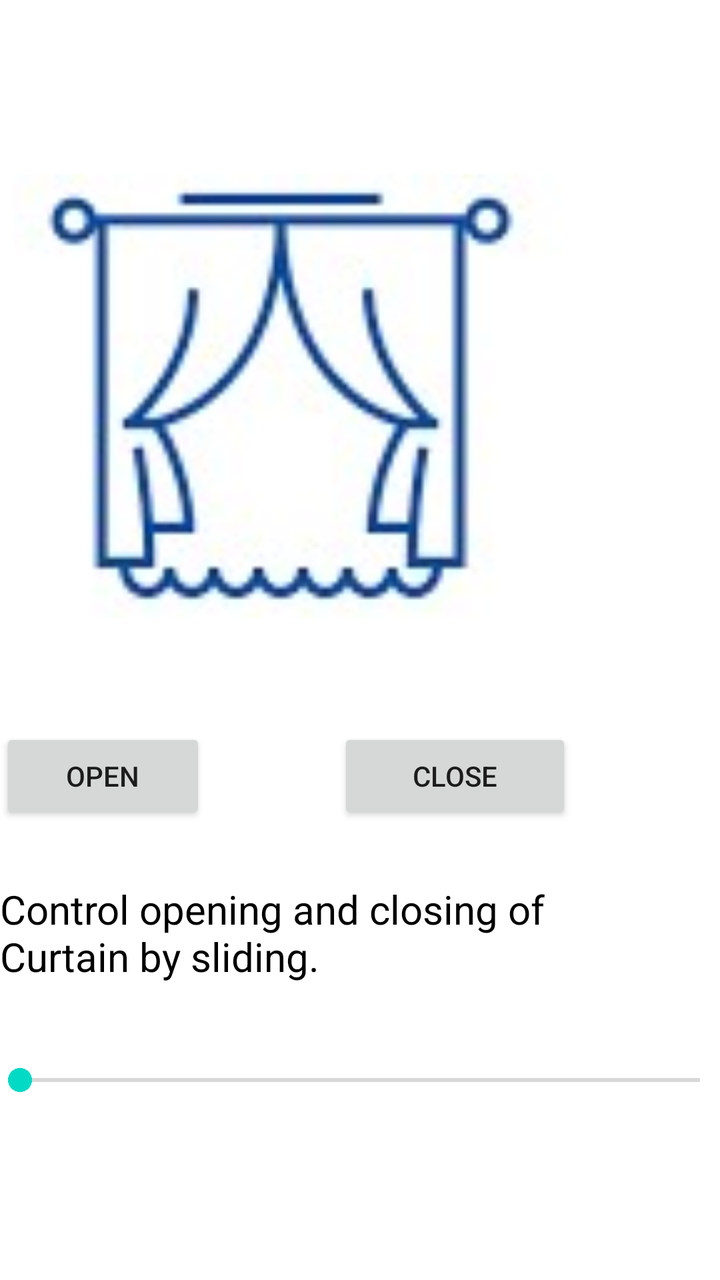
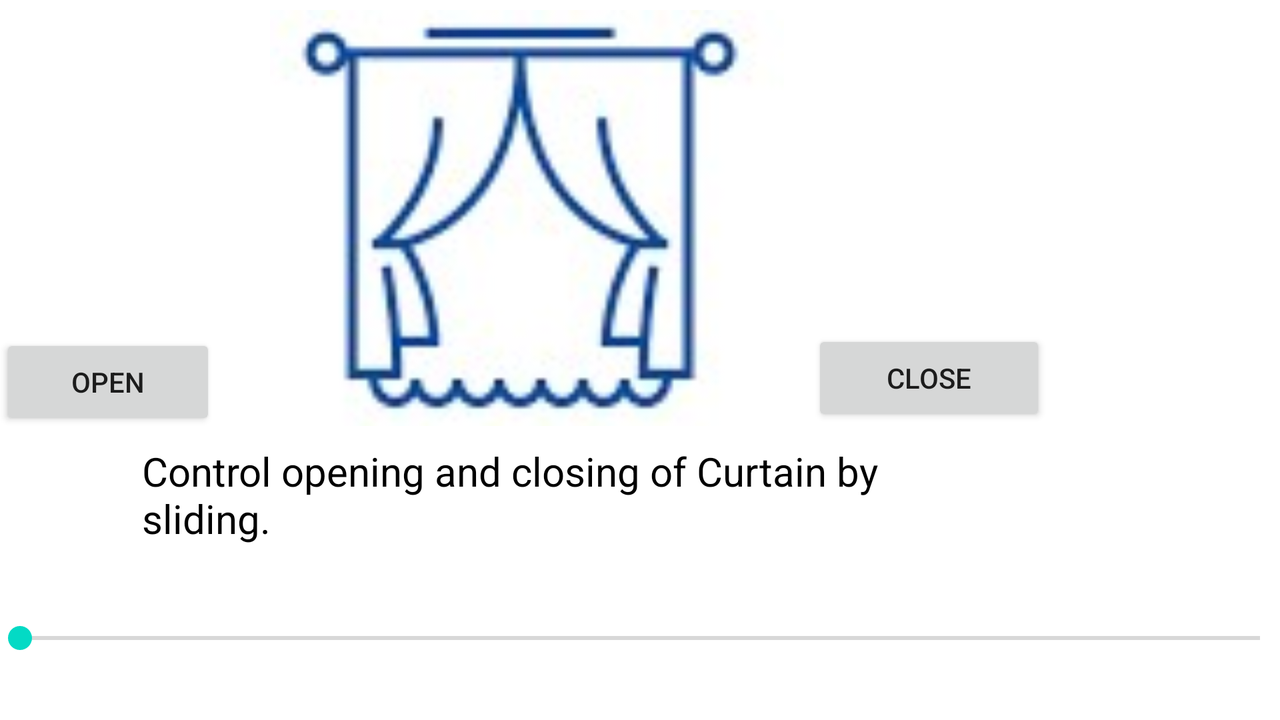

The same Android screen from two of the app's own layout files: first res/layout/ as a phone draws it, then the author's variant for another configuration, drawn on a device whose configuration selects that folder. Both files follow.
<!-- AndroidManifest.xml: application theme Theme.OneHome -->
<!-- res/layout/fragment_curtain.xml -->
<?xml version="1.0" encoding="utf-8"?>
<RelativeLayout xmlns:android="http://schemas.android.com/apk/res/android"
    xmlns:app="http://schemas.android.com/apk/res-auto"
    xmlns:tools="http://schemas.android.com/tools"
    android:layout_width="match_parent" android:layout_height="match_parent"
    android:background="@color/lightblue"
    >




    <TextView
        android:layout_width="wrap_content"
        android:layout_height="60dp"
        android:layout_alignParentStart="true"
        android:layout_alignParentTop="true"
        android:layout_alignParentEnd="true"
        android:layout_alignParentBottom="true"
        android:layout_marginStart="77dp"
        android:layout_marginTop="88dp"
        android:layout_marginEnd="100dp"
        android:layout_marginBottom="581dp"
        android:text="Curtain Fragment"
        android:textColor="@color/purple_700"
        android:textSize="30dp"></TextView>

    <Button
        android:id="@+id/OpenButton"
        android:layout_width="117dp"
        android:layout_height="wrap_content"
        android:layout_alignParentEnd="true"
        android:layout_alignParentBottom="true"
        android:layout_marginEnd="257dp"
        android:layout_marginBottom="228dp"
        android:text="@string/OpenButton" />


    <Button
        android:id="@+id/CloseButton"
        android:layout_width="117dp"
        android:layout_height="wrap_content"
        android:layout_alignParentEnd="true"
        android:layout_alignParentBottom="true"
        android:layout_marginEnd="74dp"
        android:layout_marginBottom="228dp"
        android:text="@string/CloseButton" />

    <ImageView
        android:id="@+id/imageView2"
        android:layout_width="274dp"
        android:layout_height="282dp"
        android:layout_alignParentEnd="true"
        android:layout_alignParentBottom="true"
        android:layout_marginEnd="79dp"
        android:layout_marginBottom="301dp"
        app:srcCompat="@drawable/curtain" />

    <TextView
        android:id="@+id/CurtainOpeningSelection"
        android:layout_width="380dp"
        android:layout_height="50dp"
        android:layout_alignParentEnd="true"
        android:layout_alignParentBottom="true"
        android:layout_marginEnd="26dp"
        android:layout_marginBottom="149dp"
        android:text="@string/CurtainControl"
        android:textColor="@color/black"
        android:textSize="20dp" />


    <SeekBar
        android:id="@+id/CurtainSeekbar"
        android:layout_width="match_parent"
        android:layout_height="68dp"
        android:layout_alignParentBottom="true"
        android:layout_marginBottom="66dp"
        android:max="150"
        android:padding="10dp"
        android:paddingTop="10dp" />


</RelativeLayout>
<!-- resources referenced by this layout -->
<resources>
  <color name="black">#FF000000</color>
  <color name="purple_700">#FF3700B3</color>
  <!-- drawable curtain: jpg bitmap (drawable-hdpi, 25764 bytes) -->
  <string name="CloseButton">Close</string>
  <string name="CurtainControl">Control opening and closing of Curtain by sliding.</string>
  <string name="OpenButton">Open</string>
  <style name="Theme.OneHome" parent="Theme.MaterialComponents.DayNight.NoActionBar">
          
          <item name="colorPrimary">@color/purple_500</item>
          <item name="colorPrimaryVariant">@color/purple_700</item>
          <item name="colorOnPrimary">@color/white</item>
          
          <item name="colorSecondary">@color/teal_200</item>
          <item name="colorSecondaryVariant">@color/teal_700</item>
          <item name="colorOnSecondary">@color/black</item>
          
          <item name="android:statusBarColor" tools:targetApi="l">?attr/colorPrimaryVariant</item>
          
      </style>
  <color name="purple_500">#FF6200EE</color>
  <color name="white">#FFFFFFFF</color>
  <color name="teal_200">#FF03DAC5</color>
  <color name="teal_700">#FF018786</color>
</resources>
<!-- res/layout-land/fragment_curtain.xml (the author's variant of the layout above) -->
<!-- drawn on the phone turned sideways -->
<?xml version="1.0" encoding="utf-8"?>
<RelativeLayout xmlns:android="http://schemas.android.com/apk/res/android"
    xmlns:app="http://schemas.android.com/apk/res-auto"
    xmlns:tools="http://schemas.android.com/tools"
    android:layout_width="match_parent" android:layout_height="match_parent"
    android:background="@color/lightblue"
    >


    <SeekBar
        android:id="@+id/CurtainSeekbar"
        android:layout_width="match_parent"
        android:layout_height="68dp"
        android:layout_alignParentBottom="true"
        android:layout_marginBottom="7dp"
        android:max="150"
        android:padding="10dp"
        android:paddingTop="10dp" />


    <TextView
        android:layout_width="wrap_content"
        android:layout_height="50dp"
        android:layout_alignParentStart="true"
        android:layout_alignParentTop="true"
        android:layout_alignParentEnd="true"
        android:layout_alignParentBottom="true"
        android:layout_marginStart="225dp"
        android:layout_marginTop="0dp"
        android:layout_marginEnd="-49dp"
        android:layout_marginBottom="361dp"
        android:text="Curtain Fragment"
        android:textColor="@color/purple_700"
        android:textSize="30dp"></TextView>

    <Button
        android:id="@+id/OpenButton"
        android:layout_width="117dp"
        android:layout_height="wrap_content"
        android:layout_alignParentEnd="true"
        android:layout_alignParentBottom="true"
        android:layout_marginEnd="532dp"
        android:layout_marginBottom="145dp"
        android:text="@string/OpenButton" />

    <Button
        android:id="@+id/CloseButton"
        android:layout_width="117dp"
        android:layout_height="wrap_content"
        android:layout_alignParentEnd="true"
        android:layout_alignParentBottom="true"
        android:layout_marginEnd="117dp"
        android:layout_marginBottom="147dp"
        android:text="@string/CloseButton" />

    <ImageView
        android:id="@+id/imageView2"
        android:layout_width="257dp"
        android:layout_height="224dp"
        android:layout_alignParentEnd="true"
        android:layout_alignParentBottom="true"
        android:layout_marginEnd="248dp"
        android:layout_marginBottom="142dp"
        app:srcCompat="@drawable/curtain" />

    <TextView
        android:id="@+id/CurtainOpeningSelection"
        android:layout_width="380dp"
        android:layout_height="50dp"
        android:layout_alignParentEnd="true"
        android:layout_alignParentBottom="true"
        android:layout_marginEnd="189dp"
        android:layout_marginBottom="88dp"
        android:text="@string/CurtainControl"
        android:textColor="@color/black"
        android:textSize="20dp" />


</RelativeLayout>
